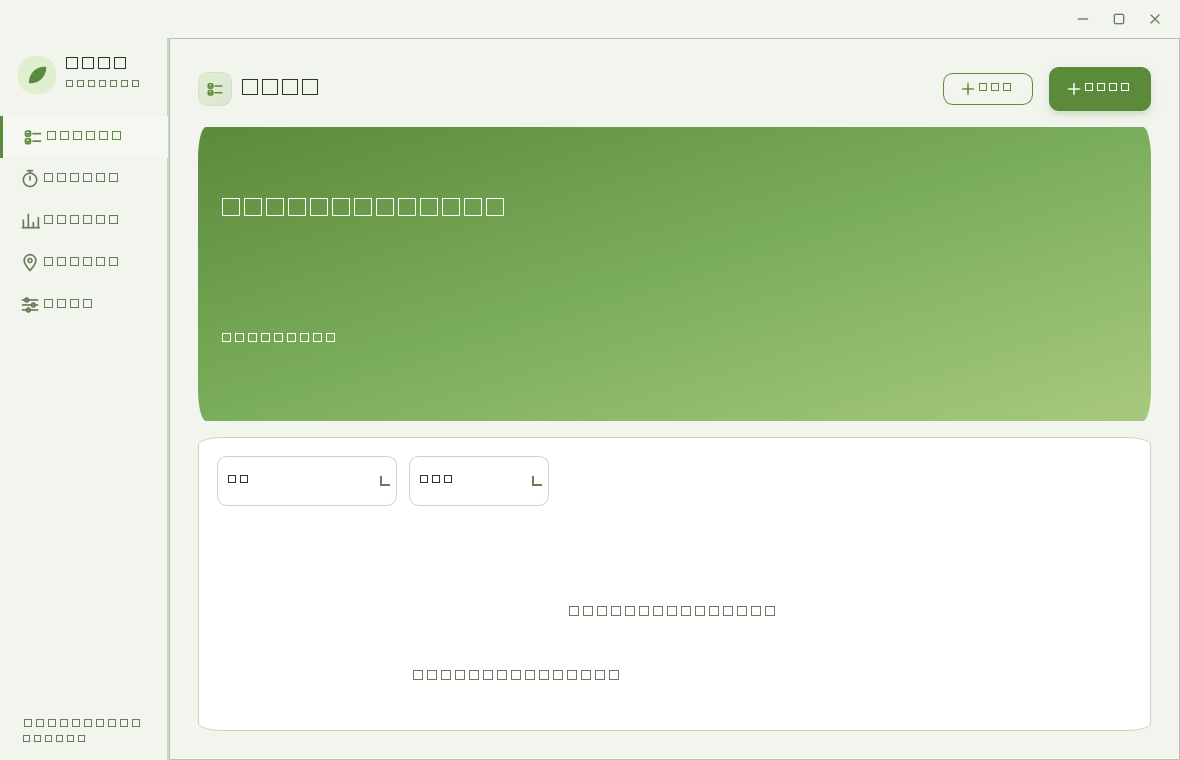
#> input picture tools/screenshots/main_light.png, 1180 x 760 px
$ python analyze_screenshots.py
#> lines starting #> are read from the running program, lines starting #| are printed output that depends on the picture
"""不依赖 GUI 渲染, 把 main_light.png / main_dark.png 截屏的视觉关键点与 HTML 原型对比,
自动统计截图本身的颜色特征 (dominant colors, contrast, region average)."""
import os
import sys

sys.path.insert(0, os.path.dirname(os.path.dirname(os.path.abspath(__file__))))


def analyze(path: str, label: str):
#> called with path = 'tools/screenshots/main_light.png', label = 'light'
    if not os.path.exists(path):
        print(f"  ✗ 截图不存在: {path}")
        return
    size = os.path.getsize(path)
    print(f"  [{label}] {os.path.basename(path)}: {size:,} 字节")
    # 简单信息：尺寸
    try:
        from PIL import Image
        with Image.open(path) as img:
#> img is the input picture: PIL image 1180x760 RGBA; mean R, G, B, A 207.8, 224, 195.7, 255
            print(f"    尺寸: {img.size[0]}x{img.size[1]}")
#|     尺寸: 1180x760
            print(f"    模式: {img.mode}")
#|     模式: RGBA
            # 主色采样：每 50px 采样一次，统计出现最多的颜色
            small = img.resize((50, 30))
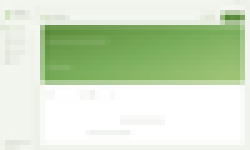
#> small: PIL image 50x30 RGBA (shown 5 times larger); mean R, G, B, A 207.8, 224, 195.7, 255
            colors = small.getcolors(maxcolors=1500) or []
#> colors = 451 items
            colors.sort(key=lambda x: -x[0])
            print(f"    Top 5 颜色:")
            for cnt, rgb in colors[:5]:
                if isinstance(rgb, tuple):
                    hexv = "#{:02X}{:02X}{:02X}".format(*rgb[:3])
                else:
                    hexv = str(rgb)
                print(f"      {hexv}  ({cnt} 像素)")
#> this loop made 5 passes
#> (cnt, rgb, hexv) on passes 1 to 5: (312, (255, 255, 255, 255), '#FFFFFF'), (164, (242, 245, 238, 255), '#F2F5EE'), (115, (240, 243, 236, 255), '#F0F3EC'), (39, (251, 252, 250, 255), '#FBFCFA'), (33, (253, 253, 253, 255), '#FDFDFD')
#|       #FFFFFF  (312 像素)
#|       #F2F5EE  (164 像素)
#|       #F0F3EC  (115 像素)
#|       #FBFCFA  (39 像素)
#|       #FDFDFD  (33 像素)
    except ImportError:
        print("    (PIL 未安装, 仅打印文件大小)")


def main():
    base = os.path.join(
        os.path.dirname(os.path.abspath(__file__)), "screenshots")
    print("=" * 60)
    print("渲染截图视觉分析")
    print("=" * 60)
    analyze(os.path.join(base, "main_light.png"), "light")
    print()
    analyze(os.path.join(base, "main_dark.png"), "dark")
#> call 2 of analyze, with path = 'tools/screenshots/main_dark.png', label = 'dark'
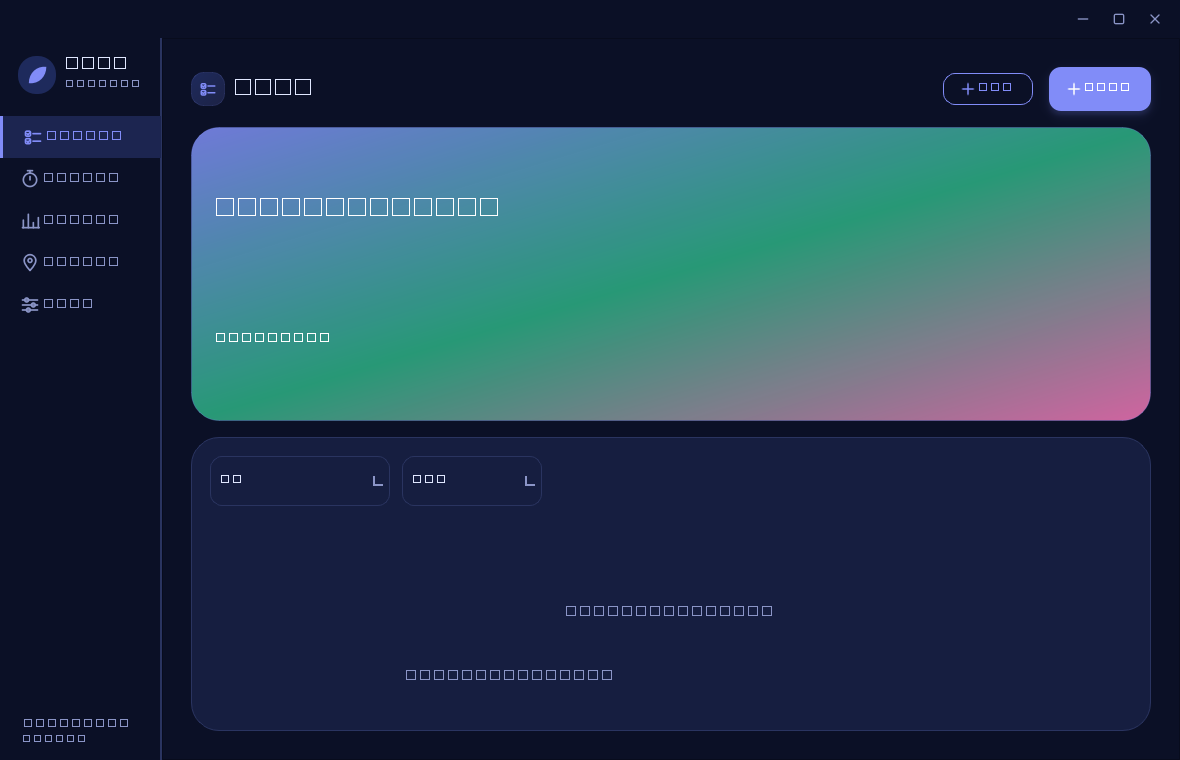
#> input picture tools/screenshots/main_dark.png, 1180 x 760 px
#> in analyze, img is the input picture: PIL image 1180x760 RGBA; mean R, G, B, A 37.7, 60.4, 81.2, 255
#|     尺寸: 1180x760
#|     模式: RGBA
#> in analyze (call 2), `small = img.resize((50, 30))`:
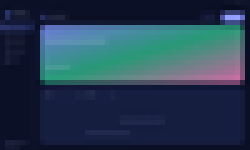
#> small: PIL image 50x30 RGBA (shown 5 times larger); mean R, G, B, A 37.6, 60.4, 81.2, 255
#> in analyze (call 2), `colors = small.getcolors(maxcolors=1500) or []`: colors = 562 items
#> the loop in analyze (call 2), `for cnt, rgb in colors[:5]:` made 5 passes
#> (cnt, rgb, hexv) on passes 1 to 5: (236, (22, 30, 64, 255), '#161E40'), (206, (11, 16, 38, 255), '#0B1026'), (72, (22, 30, 65, 255), '#161E41'), (39, (11, 16, 39, 255), '#0B1027'), (29, (21, 28, 60, 255), '#151C3C')
#|       #161E40  (236 像素)
#|       #0B1026  (206 像素)
#|       #161E41  (72 像素)
#|       #0B1027  (39 像素)
#|       #151C3C  (29 像素)


if __name__ == "__main__":
    main()
